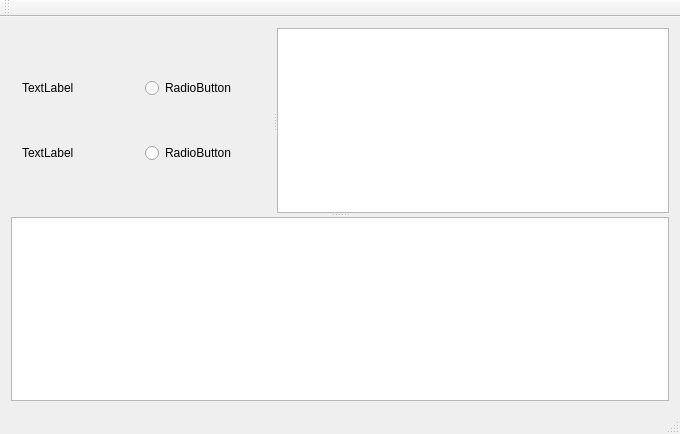
<?xml version="1.0" encoding="UTF-8"?>
<ui version="4.0">
 <class>PositionDemoClass</class>
 <widget class="QMainWindow" name="PositionDemoClass">
  <property name="geometry">
   <rect>
    <x>0</x>
    <y>0</y>
    <width>680</width>
    <height>434</height>
   </rect>
  </property>
  <property name="windowTitle">
   <string>PositionDemo</string>
  </property>
  <widget class="QWidget" name="centralWidget">
   <layout class="QVBoxLayout" name="verticalLayout">
    <item>
     <widget class="QSplitter" name="splitter_2">
      <property name="orientation">
       <enum>Qt::Vertical</enum>
      </property>
      <widget class="QSplitter" name="splitter">
       <property name="orientation">
        <enum>Qt::Horizontal</enum>
       </property>
       <widget class="QWidget" name="widget" native="true">
        <layout class="QGridLayout" name="gridLayout">
         <item row="0" column="1">
          <widget class="QRadioButton" name="radioButton">
           <property name="text">
            <string>RadioButton</string>
           </property>
          </widget>
         </item>
         <item row="1" column="1">
          <widget class="QRadioButton" name="radioButton_2">
           <property name="text">
            <string>RadioButton</string>
           </property>
          </widget>
         </item>
         <item row="0" column="0">
          <widget class="QLabel" name="label">
           <property name="text">
            <string>TextLabel</string>
           </property>
          </widget>
         </item>
         <item row="1" column="0">
          <widget class="QLabel" name="label_2">
           <property name="text">
            <string>TextLabel</string>
           </property>
          </widget>
         </item>
        </layout>
       </widget>
       <widget class="QGraphicsView" name="graphicsView"/>
      </widget>
      <widget class="QTableWidget" name="tableWidget"/>
     </widget>
    </item>
   </layout>
  </widget>
  <widget class="QMenuBar" name="menuBar">
   <property name="geometry">
    <rect>
     <x>0</x>
     <y>0</y>
     <width>680</width>
     <height>23</height>
    </rect>
   </property>
  </widget>
  <widget class="QToolBar" name="mainToolBar">
   <attribute name="toolBarArea">
    <enum>TopToolBarArea</enum>
   </attribute>
   <attribute name="toolBarBreak">
    <bool>false</bool>
   </attribute>
  </widget>
  <widget class="QStatusBar" name="statusBar"/>
 </widget>
 <layoutdefault spacing="6" margin="11"/>
 <resources>
  <include location="PositionDemo.qrc"/>
 </resources>
 <connections/>
</ui>
